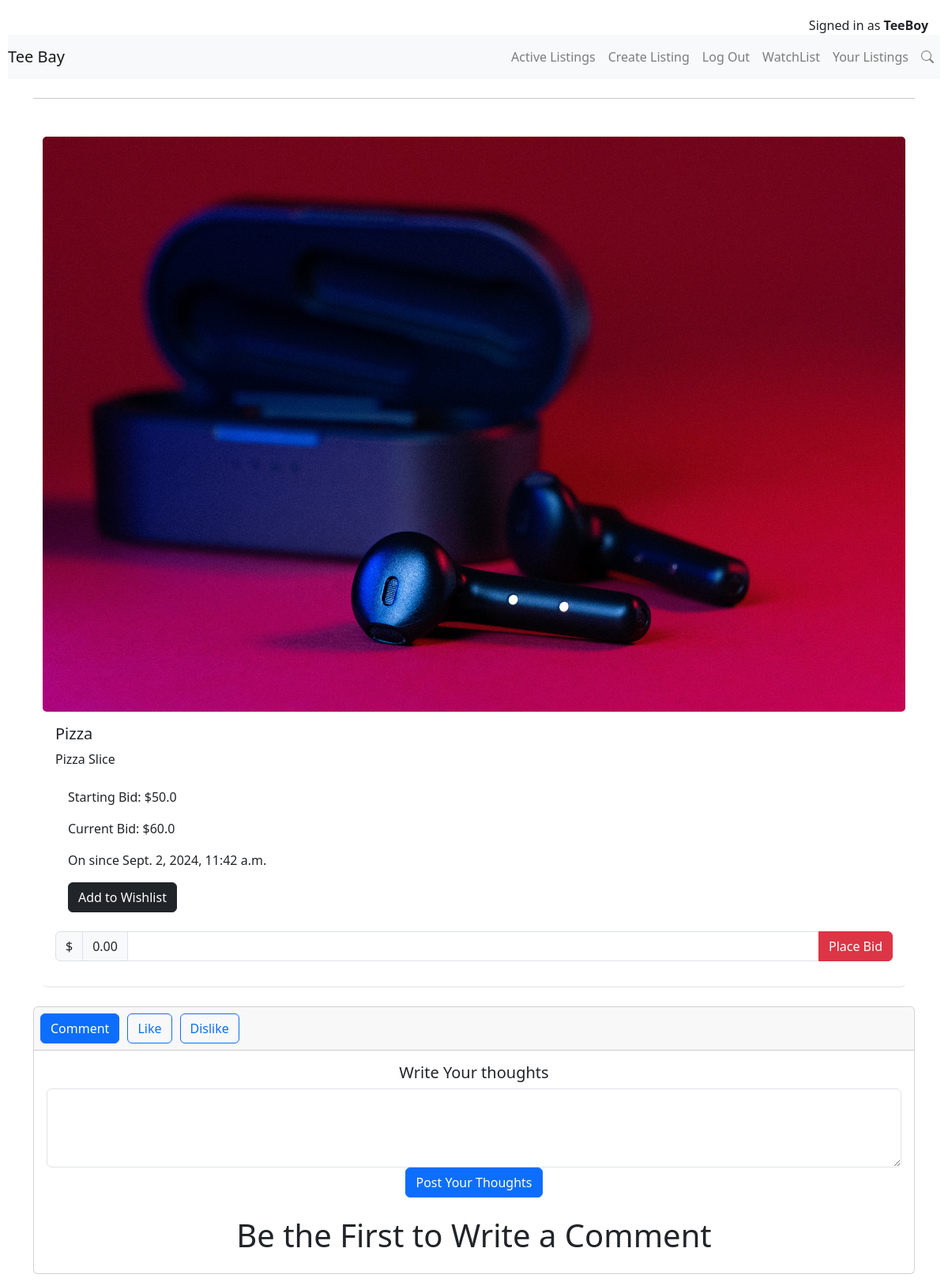
The app's page /Pizza/19 (signed in), older data.
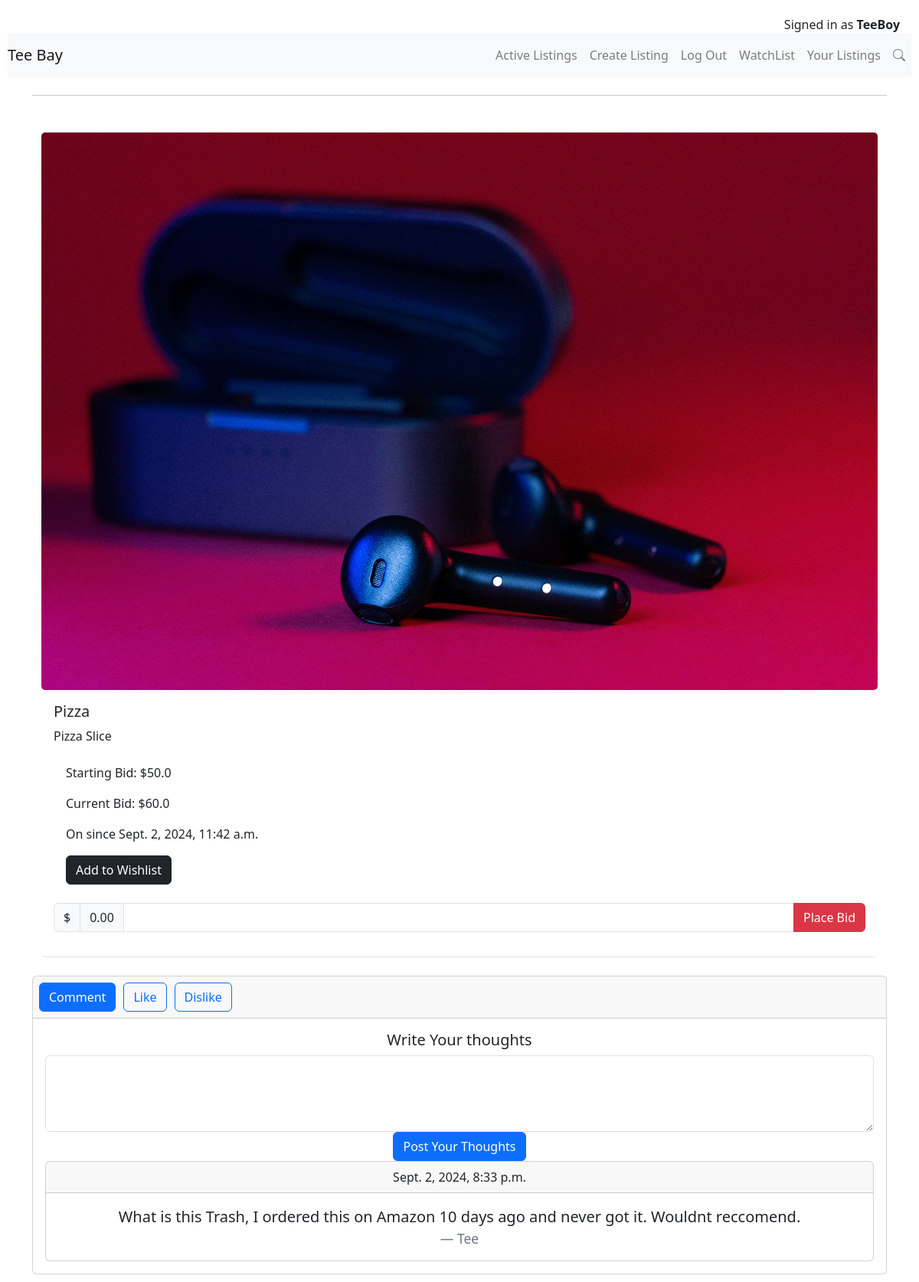
The same page, newer data.
### auctions/models.py (models this page shows, shortened)
class Placed(models.Model):
    id = models.BigAutoField(primary_key=True)
    title = models.CharField(max_length=20, validators=[MinLengthValidator(1)])
    description = models.CharField(max_length=100,validators=[MinLengthValidator(1)])
    price = models.FloatField(validators=[MinValueValidator(1.00)])
    category = models.CharField(max_length=100,validators=[MinLengthValidator(1)])
    url = models.ImageField(upload_to='images/', blank=True, default='No Image')
    created_at = models.DateTimeField(auto_now_add=True)
    current_bid = models.FloatField(blank=True,null=True)
    user = models.ForeignKey(User, on_delete=models.CASCADE)
    closed = models.BooleanField(default=False)
    comments = models.ManyToManyField(Comments,blank=True,related_name="winning_bid")

class Comments(models.Model):
    id = models.BigAutoField(primary_key=True)
    name = models.IntegerField(default=0)
    comment = models.CharField(max_length=300,validators=[MinLengthValidator(1)],default="comment")
    created_at = models.DateTimeField(auto_now_add=True)
    name_commentor = models.CharField(max_length=100,validators=[MinLengthValidator(1)],default="Unknown User")

### auctions/views.py (the view)
# urls.py: path("<str:title>/<int:id>", views.listing, name="listing"),
def listing(request, title,id):
    user = request.user
    username = request.user.username
    item = get_object_or_404(Placed, id=id)  # Use get_object_or_404 for safety
    bid = Bids.objects.filter(item=id)
    if item.current_bid:
        min_bid = item.current_bid + 0.01
    else:
        min_bid = item.price + 0.01  # Fallback if no current bid
    if not user.is_authenticated:
        return HttpResponseRedirect(reverse("login"))
    if not Placed.objects.filter(title=title, id=id).exists():
        no_listing = "Page Not Found"
        return render(request, "auctions/listing.html", {"no_listing": no_listing})
    wishlist_item = None
    is_added = "Add to Wishlist"
    if request.method == 'POST':
        item_id = request.POST.get('wishlist')
        comment = request.POST.get('comment')
        if item_id:
            item_id = int(item_id)
            wishlist_item, created = Wishlist.objects.get_or_create(item_id=item_id, item_title=title)
            if user.wishlist.filter(id=wishlist_item.id).exists():
                user.wishlist.remove(wishlist_item)
                is_added = "Add to Wishlist"
                return HttpResponseRedirect(reverse("wishlist", args=[username]))
            else:
                user.wishlist.add(wishlist_item)
                is_added = "Remove from Wishlist"
                return HttpResponseRedirect(reverse("wishlist", args=[username]))
        elif comment:
            comment_ = Comments.objects.create(name=request.user.id, comment=comment,name_commentor=username)
            item.comments.add(comment_)
            return HttpResponseRedirect(reverse("listing", args=[title, id]))  # Redirect to the same page to avoid resubmission
    else:
        wishlist_item = Wishlist.objects.filter(item_id=id, item_title=title).first()
        if wishlist_item and user.wishlist.filter(id=wishlist_item.id).exists():
            is_added = "Remove from Wishlist"
    comments = item.comments.all()
    context = {
        "listings": [item],  # Assuming this is a queryset, wrap it in a list
        "min_bid": min_bid,
        "is_added": is_added,
        "user": user,
        "comments": comments
    }
    return render(request, "auctions/listing.html", context)

### auctions/templates/auctions/listing.html (shortened to what the changed rows need)
{% extends "auctions/layout.html" %}
{% load static %}
{% block styles %}
<link rel="stylesheet" href="{% static 'auctions/style_listing.css' %}">
{% endblock %}
{% block body %}
{% if no_listing %}
<section class="py-3 py-md-5 min-vh-100 d-flex justify-content-center align-items-center">
    <div class="container">
        <div class="row">
            <div class="col-12">
                <div class="text-center">
                    <h2 class="d-flex justify-content-center align-items-center gap-2 mb-4">
                        <span class="display-1 fw-bold">4</span>
                        <i class="bi bi-exclamation-circle-fill text-danger display-4"></i>
                        <span class="display-1 fw-bold bsb-flip-h">4</span>
                    </h2>
                    <h3 class="h2 mb-2">Oops! You're lost.</h3>
                    <p class="mb-5">The page you are looking for was not found.</p>
                    <a class="btn bsb-btn-5xl btn-dark rounded-pill px-5 fs-6 m-0" href="{% url 'index' %}" role="button">Back to Home</a>
                </div>
            </div>
        </div>
    </div>
</section>
{% else %}
    <div class="container mt-5">
        {% for listing in listings %}
        <div class="row d-flex justify-content-center">
            <div class="col-12 mb-4 d-flex justify-content-center">
                <div class="card custom-card h-100">
                    <div class="p-0">
                        <img class="card-img img-fluid" src="{{ listing.url.url }}" alt="Card image">
                    </div>
                    <div class="d-flex flex-column">
                        <div class="card-body">
                            <h5 class="card-title">{{ listing.title }}</h5>
                            <p class="card-text">{{ listing.description }}</p>
                            <ul class="list-group list-group-flush">
                                <li class="list-group-item border-0">Starting Bid: ${{ listing.price }}</li>
                                {% if listing.current_bid %}
                                <li class="list-group-item border-0">Current Bid: ${{listing.current_bid}} </li>
                                {% else %}
                                <li class="list-group-item border-0">Current Bid: N\A </li>
                                {% endif %}
                                <li class="list-group-item border-0">On since {{ listing.created_at }}</li>
                                <li class="list-group-item border-0">
                                    <form id="wishlistForm{{ listing.id }}" action="{% url 'listing' listing.title listing.id %}" method="post">
                                        <button value="{{ listing.id }}" type="submit" onclick="" class="btn btn-dark" name="wishlist">{{ is_added }}</button>
                                    </form>
                                </li>
                            </ul>
                            <div class="mt-3">
                                <form id="bidForm{{ listing.id }}" action="{% url 'index' %}" method="post">
                                    <div class="input-group mb-3">
                                        <span class="input-group-text">$</span>
                                        <span class="input-group-text">0.00</span>
                                        {% if min_bid %}
                                        <input name="bid" type="number" onchange="setTwoNumberDecimal()" class="form-control" aria-label="Dollar amount (with dot and two decimal places)" min="{{ min_bid }}" max="999.99" step="0.01">
                                        {% else %}
                                        <input name="bid" type="number" onchange="setTwoNumberDecimal()" class="form-control" aria-label="Dollar amount (with dot and two decimal places)" min="{{ listing.price }}" max="999.99" step="0.01">
                                        {% endif %}
                                        {% if user == listing.user %}
                                        <span class="d-inline-block" data-toggle="popover" data-content="Disabled popover">
                                            <button class="btn btn-danger" style="pointer-events: none;" type="button" data-toggle="tooltip" data-placement="right" title="You cannot Place bids on items you have listed" disabled>Place Bid</button>
                                        </span>
                                        {%elif listing.closed %}
                                        <span class="d-inline-block" data-toggle="popover" data-content="Disabled popover">
                                            <button class="btn btn-danger" style="pointer-events: none;" type="button" data-toggle="tooltip" data-placement="right" title="Listing is closed" disabled>Place Bid</button>
                                        </span>
                                        {% else %}
                                        <button type="submit" aria-disabled="true" class="btn btn-danger" data-toggle="tooltip" data-placement="right" title="Press this to place bid">Place Bid</button>
                                        {% endif %}
                                    </div>
                                </form>
                            </div>
                        </div>
                    </div>
                </div>
            </div>
        </div>
    {% endfor %}
</div>
<div class="card text-center">
    <div class="card-body">
        <h5 class="card-title">Write Your thoughts</h5>
        <form id="commentForm" action="" method="post">
            <div class="form-floating">
            </div>
            <button type="submit" class="btn btn-primary">Post Your Thoughts</button>
        </form>
        {% if comments %}
        {% for comment in comments %}
        <div class="card">
            <div class="card-header">
                {{ comment.created_at }}
            </div>
            <div class="card-body">
                <blockquote class="blockquote mb-0">
                    <p>{{ comment.comment }}</p>
                    <footer class="blockquote-footer">{{comment.name_commentor}}<cite title="Source Title"></cite></footer>
                </blockquote>
            </div>
        </div>
        {% endfor %}
    {% else %}
        <h1 class="text-center mt-4">Be the First to Write a Comment</h1>
    {% endif %}
{%endif%}
{% endblock %}

Row changes from the older to the newer data that the page shows:
added Comments: created_at "Sept. 2, 2024, 8:33 p.m.", comment "What is this Trash, I ordered this on Amazon 10 days ago and never got it. Wouldnt reccomend.", name_commentor "Tee"
Text that changed along with them:
text no longer shown: "Be the First to Write a Comment"
